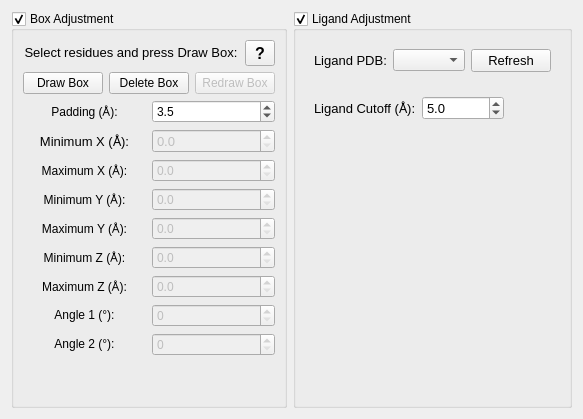
      <widget class="QWidget" name="search_space">
       <attribute name="title">
        <string>Search Space</string>
       </attribute>
       <layout class="QGridLayout" name="gridLayout_4">
        <item row="0" column="0">
         <widget class="QGroupBox" name="box_adjustment">
          <property name="title">
           <string>Box Adjustment</string>
          </property>
          <property name="checkable">
           <bool>true</bool>
          </property>
          <property name="checked">
           <bool>true</bool>
          </property>
          <layout class="QGridLayout" name="gridLayout_3">
           <item row="6" column="0">
            <layout class="QHBoxLayout" name="hframe12">
             <item>
              <widget class="QLabel" name="min_y_label">
               <property name="text">
                <string>&lt;html&gt;&lt;head/&gt;&lt;body&gt;&lt;p&gt;Minimum Y (Å):&lt;/p&gt;&lt;/body&gt;&lt;/html&gt;</string>
               </property>
               <property name="textFormat">
                <enum>Qt::RichText</enum>
               </property>
               <property name="alignment">
                <set>Qt::AlignCenter</set>
               </property>
              </widget>
             </item>
             <item>
              <widget class="QDoubleSpinBox" name="min_y">
               <property name="enabled">
                <bool>false</bool>
               </property>
               <property name="decimals">
                <number>1</number>
               </property>
               <property name="maximum">
                <double>50.000000000000000</double>
               </property>
               <property name="singleStep">
                <double>0.100000000000000</double>
               </property>
              </widget>
             </item>
            </layout>
           </item>
           <item row="8" column="0">
            <layout class="QHBoxLayout" name="hframe13">
             <item>
              <widget class="QLabel" name="min_z_label">
               <property name="text">
                <string>&lt;html&gt;&lt;head/&gt;&lt;body&gt;&lt;p&gt;Minimum Z (Å):&lt;/p&gt;&lt;/body&gt;&lt;/html&gt;</string>
               </property>
               <property name="textFormat">
                <enum>Qt::RichText</enum>
               </property>
               <property name="alignment">
                <set>Qt::AlignCenter</set>
               </property>
              </widget>
             </item>
             <item>
              <widget class="QDoubleSpinBox" name="min_z">
               <property name="enabled">
                <bool>false</bool>
               </property>
               <property name="decimals">
                <number>1</number>
               </property>
               <property name="maximum">
                <double>50.000000000000000</double>
               </property>
               <property name="singleStep">
                <double>0.100000000000000</double>
               </property>
              </widget>
             </item>
            </layout>
           </item>
           <item row="10" column="0">
            <layout class="QHBoxLayout" name="hframe15">
             <item>
              <widget class="QLabel" name="angle1_label">
               <property name="text">
                <string>&lt;html&gt;&lt;head/&gt;&lt;body&gt;&lt;p&gt;Angle 1 (°):&lt;/p&gt;&lt;/body&gt;&lt;/html&gt;</string>
               </property>
               <property name="textFormat">
                <enum>Qt::RichText</enum>
               </property>
               <property name="alignment">
                <set>Qt::AlignCenter</set>
               </property>
              </widget>
             </item>
             <item>
              <widget class="QDoubleSpinBox" name="angle1">
               <property name="enabled">
                <bool>false</bool>
               </property>
               <property name="decimals">
                <number>0</number>
               </property>
               <property name="maximum">
                <double>180.000000000000000</double>
               </property>
               <property name="singleStep">
                <double>1.000000000000000</double>
               </property>
              </widget>
             </item>
            </layout>
           </item>
           <item row="2" column="0">
            <layout class="QHBoxLayout" name="hframe7">
             <item>
              <widget class="QPushButton" name="button_draw_box">
               <property name="text">
                <string>Draw Box</string>
               </property>
              </widget>
             </item>
             <item>
              <widget class="QPushButton" name="button_delete_box">
               <property name="text">
                <string>Delete Box</string>
               </property>
              </widget>
             </item>
             <item>
              <widget class="QPushButton" name="button_redraw_box">
               <property name="enabled">
                <bool>false</bool>
               </property>
               <property name="text">
                <string>Redraw Box</string>
               </property>
              </widget>
             </item>
            </layout>
           </item>
           <item row="4" column="0">
            <layout class="QHBoxLayout" name="hframe9">
             <item>
              <widget class="QLabel" name="min_x_label">
               <property name="font">
                <font>
                 <pointsize>10</pointsize>
                 <weight>50</weight>
                 <italic>false</italic>
                 <bold>false</bold>
                 <kerning>true</kerning>
                </font>
               </property>
               <property name="styleSheet">
                <string notr="true"/>
               </property>
               <property name="text">
                <string>&lt;html&gt;&lt;head/&gt;&lt;body&gt;&lt;p&gt;Minimum X (Å):&lt;/p&gt;&lt;/body&gt;&lt;/html&gt;</string>
               </property>
               <property name="textFormat">
                <enum>Qt::RichText</enum>
               </property>
               <property name="alignment">
                <set>Qt::AlignCenter</set>
               </property>
              </widget>
             </item>
             <item>
              <widget class="QDoubleSpinBox" name="min_x">
               <property name="enabled">
                <bool>false</bool>
               </property>
               <property name="font">
                <font>
                 <pointsize>10</pointsize>
                 <weight>50</weight>
                 <italic>false</italic>
                 <bold>false</bold>
                 <kerning>true</kerning>
                </font>
               </property>
               <property name="styleSheet">
                <string notr="true"/>
               </property>
               <property name="decimals">
                <number>1</number>
               </property>
               <property name="maximum">
                <double>50.000000000000000</double>
               </property>
               <property name="singleStep">
                <double>0.100000000000000</double>
               </property>
              </widget>
             </item>
            </layout>
           </item>
           <item row="1" column="0">
            <layout class="QHBoxLayout" name="hframe6">
             <item>
              <widget class="QLabel" name="box_adjustment_label">
               <property name="enabled">
                <bool>true</bool>
               </property>
               <property name="sizePolicy">
                <sizepolicy hsizetype="Preferred" vsizetype="Fixed">
                 <horstretch>0</horstretch>
                 <verstretch>0</verstretch>
                </sizepolicy>
               </property>
               <property name="font">
                <font>
                 <pointsize>10</pointsize>
                 <weight>50</weight>
                 <italic>false</italic>
                 <bold>false</bold>
                 <kerning>true</kerning>
                </font>
               </property>
               <property name="mouseTracking">
                <bool>false</bool>
               </property>
               <property name="frameShape">
                <enum>QFrame::NoFrame</enum>
               </property>
               <property name="text">
                <string>Select residues and press Draw Box:</string>
               </property>
               <property name="textFormat">
                <enum>Qt::PlainText</enum>
               </property>
               <property name="alignment">
                <set>Qt::AlignCenter</set>
               </property>
              </widget>
             </item>
             <item>
              <widget class="QToolButton" name="button_box_adjustment_help">
               <property name="minimumSize">
                <size>
                 <width>30</width>
                 <height>26</height>
                </size>
               </property>
               <property name="font">
                <font>
                 <pointsize>12</pointsize>
                 <weight>75</weight>
                 <italic>false</italic>
                 <bold>true</bold>
                 <kerning>true</kerning>
                </font>
               </property>
               <property name="cursor">
                <cursorShape>WhatsThisCursor</cursorShape>
               </property>
               <property name="focusPolicy">
                <enum>Qt::NoFocus</enum>
               </property>
               <property name="text">
                <string>?</string>
               </property>
              </widget>
             </item>
            </layout>
           </item>
           <item row="11" column="0">
            <layout class="QHBoxLayout" name="hframe16">
             <item>
              <widget class="QLabel" name="angle2_label">
               <property name="text">
                <string>&lt;html&gt;&lt;head/&gt;&lt;body&gt;&lt;p&gt;Angle 2 (°):&lt;/p&gt;&lt;/body&gt;&lt;/html&gt;</string>
               </property>
               <property name="textFormat">
                <enum>Qt::RichText</enum>
               </property>
               <property name="alignment">
                <set>Qt::AlignCenter</set>
               </property>
              </widget>
             </item>
             <item>
              <widget class="QDoubleSpinBox" name="angle2">
               <property name="enabled">
                <bool>false</bool>
               </property>
               <property name="decimals">
                <number>0</number>
               </property>
               <property name="maximum">
                <double>180.000000000000000</double>
               </property>
               <property name="singleStep">
                <double>1.000000000000000</double>
               </property>
              </widget>
             </item>
            </layout>
           </item>
           <item row="5" column="0">
            <layout class="QHBoxLayout" name="hframe10">
             <item>
              <widget class="QLabel" name="max_x_label">
               <property name="text">
                <string>&lt;html&gt;&lt;head/&gt;&lt;body&gt;&lt;p&gt;Maximum X (Å):&lt;/p&gt;&lt;/body&gt;&lt;/html&gt;</string>
               </property>
               <property name="textFormat">
                <enum>Qt::RichText</enum>
               </property>
               <property name="alignment">
                <set>Qt::AlignCenter</set>
               </property>
              </widget>
             </item>
             <item>
              <widget class="QDoubleSpinBox" name="max_x">
               <property name="enabled">
                <bool>false</bool>
               </property>
               <property name="decimals">
                <number>1</number>
               </property>
               <property name="maximum">
                <double>50.000000000000000</double>
               </property>
               <property name="singleStep">
                <double>0.100000000000000</double>
               </property>
              </widget>
             </item>
            </layout>
           </item>
           <item row="9" column="0">
            <layout class="QHBoxLayout" name="hframe14">
             <item>
              <widget class="QLabel" name="max_z_label">
               <property name="text">
                <string>&lt;html&gt;&lt;head/&gt;&lt;body&gt;&lt;p&gt;Maximum Z (Å):&lt;/p&gt;&lt;/body&gt;&lt;/html&gt;</string>
               </property>
               <property name="textFormat">
                <enum>Qt::RichText</enum>
               </property>
               <property name="alignment">
                <set>Qt::AlignCenter</set>
               </property>
              </widget>
             </item>
             <item>
              <widget class="QDoubleSpinBox" name="max_z">
               <property name="enabled">
                <bool>false</bool>
               </property>
               <property name="decimals">
                <number>1</number>
               </property>
               <property name="maximum">
                <double>50.000000000000000</double>
               </property>
               <property name="singleStep">
                <double>0.100000000000000</double>
               </property>
              </widget>
             </item>
            </layout>
           </item>
           <item row="7" column="0">
            <layout class="QHBoxLayout" name="hframe11">
             <item>
              <widget class="QLabel" name="max_y_label">
               <property name="text">
                <string>&lt;html&gt;&lt;head/&gt;&lt;body&gt;&lt;p&gt;Maximum Y (Å):&lt;/p&gt;&lt;/body&gt;&lt;/html&gt;</string>
               </property>
               <property name="textFormat">
                <enum>Qt::RichText</enum>
               </property>
               <property name="alignment">
                <set>Qt::AlignCenter</set>
               </property>
              </widget>
             </item>
             <item>
              <widget class="QDoubleSpinBox" name="max_y">
               <property name="enabled">
                <bool>false</bool>
               </property>
               <property name="decimals">
                <number>1</number>
               </property>
               <property name="maximum">
                <double>50.000000000000000</double>
               </property>
               <property name="singleStep">
                <double>0.100000000000000</double>
               </property>
              </widget>
             </item>
            </layout>
           </item>
           <item row="3" column="0">
            <layout class="QHBoxLayout" name="hframe8">
             <item>
              <widget class="QLabel" name="padding_label">
               <property name="text">
                <string>&lt;html&gt;&lt;head/&gt;&lt;body&gt;&lt;p&gt;Padding (Å):&lt;/p&gt;&lt;/body&gt;&lt;/html&gt;</string>
               </property>
               <property name="textFormat">
                <enum>Qt::RichText</enum>
               </property>
               <property name="alignment">
                <set>Qt::AlignCenter</set>
               </property>
              </widget>
             </item>
             <item>
              <widget class="QDoubleSpinBox" name="padding">
               <property name="decimals">
                <number>1</number>
               </property>
               <property name="maximum">
                <double>10.000000000000000</double>
               </property>
               <property name="singleStep">
                <double>0.100000000000000</double>
               </property>
               <property name="value">
                <double>3.500000000000000</double>
               </property>
              </widget>
             </item>
            </layout>
           </item>
           <item row="12" column="0">
            <spacer name="vspacer2">
             <property name="orientation">
              <enum>Qt::Vertical</enum>
             </property>
             <property name="sizeHint" stdset="0">
              <size>
               <width>20</width>
               <height>40</height>
              </size>
             </property>
            </spacer>
           </item>
          </layout>
         </widget>
        </item>
        <item row="0" column="1">
         <widget class="QGroupBox" name="ligand_adjustment">
          <property name="enabled">
           <bool>true</bool>
          </property>
          <property name="title">
           <string>Ligand Adjustment</string>
          </property>
          <property name="checkable">
           <bool>true</bool>
          </property>
          <property name="checked">
           <bool>true</bool>
          </property>
          <layout class="QVBoxLayout" name="verticalLayout_2">
           <item>
            <widget class="QFrame" name="hframe17">
             <layout class="QHBoxLayout" name="horizontalLayout_18">
              <property name="sizeConstraint">
               <enum>QLayout::SetNoConstraint</enum>
              </property>
              <item>
               <widget class="QLabel" name="ligand_label">
                <property name="sizePolicy">
                 <sizepolicy hsizetype="Fixed" vsizetype="Fixed">
                  <horstretch>0</horstretch>
                  <verstretch>0</verstretch>
                 </sizepolicy>
                </property>
                <property name="font">
                 <font>
                  <pointsize>10</pointsize>
                  <weight>50</weight>
                  <italic>false</italic>
                  <bold>false</bold>
                  <kerning>true</kerning>
                 </font>
                </property>
                <property name="mouseTracking">
                 <bool>false</bool>
                </property>
                <property name="frameShape">
                 <enum>QFrame::NoFrame</enum>
                </property>
                <property name="text">
                 <string>Ligand PDB:</string>
                </property>
                <property name="textFormat">
                 <enum>Qt::PlainText</enum>
                </property>
               </widget>
              </item>
              <item>
               <widget class="QComboBox" name="ligand"/>
              </item>
              <item>
               <widget class="QPushButton" name="refresh_ligand">
                <property name="sizePolicy">
                 <sizepolicy hsizetype="Fixed" vsizetype="Fixed">
                  <horstretch>0</horstretch>
                  <verstretch>0</verstretch>
                 </sizepolicy>
                </property>
                <property name="font">
                 <font>
                  <pointsize>10</pointsize>
                  <weight>50</weight>
                  <italic>false</italic>
                  <bold>false</bold>
                  <kerning>true</kerning>
                 </font>
                </property>
                <property name="text">
                 <string>Refresh</string>
                </property>
               </widget>
              </item>
             </layout>
            </widget>
           </item>
           <item>
            <widget class="QFrame" name="hframe18">
             <layout class="QHBoxLayout" name="horizontalLayout_19">
              <property name="sizeConstraint">
               <enum>QLayout::SetNoConstraint</enum>
              </property>
              <item>
               <widget class="QLabel" name="ligand_cutoff_label">
                <property name="enabled">
                 <bool>true</bool>
                </property>
                <property name="sizePolicy">
                 <sizepolicy hsizetype="Fixed" vsizetype="Fixed">
                  <horstretch>0</horstretch>
                  <verstretch>0</verstretch>
                 </sizepolicy>
                </property>
                <property name="font">
                 <font>
                  <pointsize>10</pointsize>
                  <weight>50</weight>
                  <italic>false</italic>
                  <bold>false</bold>
                  <kerning>true</kerning>
                 </font>
                </property>
                <property name="mouseTracking">
                 <bool>true</bool>
                </property>
                <property name="frameShape">
                 <enum>QFrame::NoFrame</enum>
                </property>
                <property name="text">
                 <string>&lt;html&gt;&lt;head/&gt;&lt;body&gt;&lt;p&gt;Ligand Cutoff (Å):&lt;/p&gt;&lt;/body&gt;&lt;/html&gt;</string>
                </property>
                <property name="textFormat">
                 <enum>Qt::RichText</enum>
                </property>
               </widget>
              </item>
              <item>
               <widget class="QDoubleSpinBox" name="ligand_cutoff">
                <property name="enabled">
                 <bool>true</bool>
                </property>
                <property name="sizePolicy">
                 <sizepolicy hsizetype="Fixed" vsizetype="Fixed">
                  <horstretch>0</horstretch>
                  <verstretch>0</verstretch>
                 </sizepolicy>
                </property>
                <property name="font">
                 <font>
                  <pointsize>10</pointsize>
                  <weight>50</weight>
                  <italic>false</italic>
                  <bold>false</bold>
                  <kerning>true</kerning>
                 </font>
                </property>
                <property name="decimals">
                 <number>1</number>
                </property>
                <property name="maximum">
                 <double>1000000000.000000000000000</double>
                </property>
                <property name="singleStep">
                 <double>1.000000000000000</double>
                </property>
                <property name="value">
                 <double>5.000000000000000</double>
                </property>
               </widget>
              </item>
              <item>
               <spacer name="hspacer5">
                <property name="orientation">
                 <enum>Qt::Horizontal</enum>
                </property>
                <property name="sizeHint" stdset="0">
                 <size>
                  <width>40</width>
                  <height>20</height>
                 </size>
                </property>
               </spacer>
              </item>
             </layout>
            </widget>
           </item>
           <item>
            <spacer name="vspacer3">
             <property name="orientation">
              <enum>Qt::Vertical</enum>
             </property>
             <property name="sizeHint" stdset="0">
              <size>
               <width>20</width>
               <height>40</height>
              </size>
             </property>
            </spacer>
           </item>
          </layout>
         </widget>
        </item>
       </layout>
      </widget>
